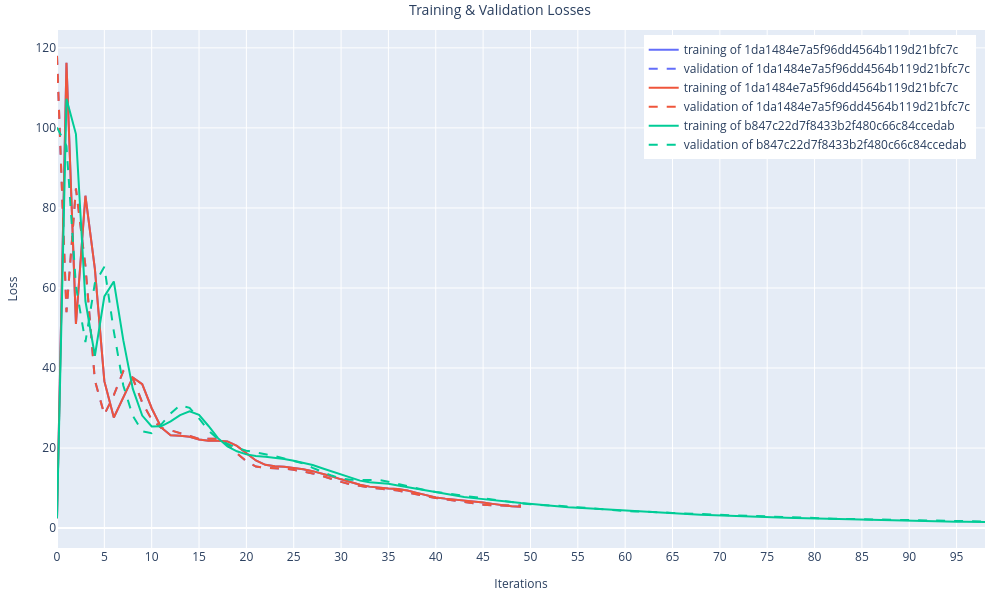

Write notebook code for a chart like this one.
### Code cell
VisUtils.multi_line_plot(
    x_ticks_inc=5
    , y_axis_label="Loss"
    , x_axis_label="Iterations"
    , title=f"Training & Validation Losses"
    , x=[
        iter_idx for iter_idx in range(
            0
            , max(
                top_runs
                , key=lambda run: run.idps[-1].iter_idx
            ).idps[-1].iter_idx
        )
    ]
    , yss_legend=[
        [
            f"{loss_type} of {run.id}" for loss_type in ["training", "validation"]
        ] for run in top_runs
    ]
    , yss=[
        [
            [idp.train_edp.loss for idp in run.idps]
            , [idp.val_edp.loss for idp in run.idps]
        ] for run in top_runs
    ]
)
